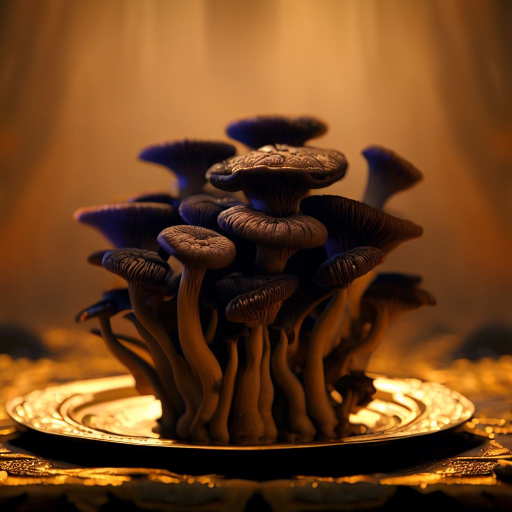
#> input picture 100Days/Day69/Images/thePlate.jpg, 1024 x 1024 px (shown at 1/2 size)
$ python MushroomMadness.py
#> lines starting #> are read from the running program, lines starting #| are printed output that depends on the picture
import random
import tkinter as tk
from PIL import Image, ImageTk

# initialize a window module
window = tk.Tk()
window.title("Mushroom Madness")
window.geometry("400x700")

# create a subroutine to resize the images
def resizeImage(imagePath):
#> called with imagePath = 'Images/thePlate.jpg'
  return ImageTk.PhotoImage(Image.open(imagePath).resize((250, 250)))

labelText = """You stand before a simple
plate of mushrooms in the forest.
How do you proceed?"""

# [12 lines left out: function restart, not called in this run]

# generate a narrative based on user choices
afterEat = """You decide they look too good to pass
up. You swipe a couple from the plate.
How will you eat them?"""

afterToss = """You've seen mushrooms before.
They don't look all that
interesting. Besides, they
could be deadly..."""

heroArc = """Several years pass by before
seeing a global catastrophe play
out on the evening news. Chaos
ensues but—wait... It looks like a
sentient mushroom superhero has
flown in with food, water, and
other vital supplies for those
displaced by the disaster. It
looks like you could have helped
save the world, if only you took
a chance."""

villainArc = """Several years pass by before
seeing a global catastrophe play
out on the evenings news. Chaos
ensues and—the screen cuts to
static... Suddenly, what looks
like a suit- and tie-wearing
sentient mushroom supervillain
has appeared on the screen making
unrealistic monetary demands upon the
whole world. It looks like you
could have prevented a new dark
age, if only you took a chance."""

paradiseArc = """The mushrooms tasted alright, nothing
amazing though. You relish new
experiences so you don't mind.
Slowly—but surely—a tickle starts
buzzing from the center of your
forehead that envelopes you with
every new breath. The world takes
on a new dimension of clarity and
vitality. Somehow, it feels more
real than real ever had been. Tears
of joy stream down your face as
frozen, dancing cottonballs caress
the universe from within you. "You"
washes away in an oceanic boundless
that is both infinitely exciting
and eternal. Everything has become
everything else, opened up to a
symbiotic masterpiece encapsulating
all of human artistry over the past
10,000 years within the span of a
single minute. This is paradise."""

prisonArc = """The mushrooms tasted really bad.
You regret eating them, but you
move on with your day. Slowly—but
surely—a deep anxiety creeps ever
forward until it barrels upon you
like a tidal wave. What was once a
normal day has been gripped by the
totalizing sense of impending doom.
The trees start to crack, break,
and bruise. The air wakes up again,
every moment more furious with you.
The animals cackle in a dancing
circle as they show you the way to
a meat grinder where you spend
eternity because you can no longer
decipher where "you" end and it
begins. This is hell. It must be."""

pastaArc = """You take the mushrooms back to
your place, dust them off, and
begin to compose the truest form
of culinary art that has ever
sprung forth. A deep, nuanced
symphony of savory, sweet, and
salty flavors kissed with rich
spice melt and miander on your
tasetbuds. What a brilliant
choice! You'll definitely be
going back for more mushrooms."""

poisonArc = """You take the mushrooms back to
your place, dust them off, and
throw them into a pan with butter
to be served on a rib-eye steak.
They're tasty, but nothing to write
home about. Several hours go by and
you start feeling sick—very sick.
You're stomach turns and your muscles
feeling like stone. You're heart
begins it's final dance, desparately
asking for the power it needs to
pump oxygen through your veins. But
it's all in vain. The poison spread
too far and your body has seized up
like an engine without oil. You
won't be going back for mushrooms."""

# [52 lines left out: function choices, not called in this run]

# add a canvas
canvas = tk.Canvas(window, width = 250, height = 250)
canvas.pack()

# add and resize the images
thePlate = resizeImage("Images/thePlate.jpg")
theReady = resizeImage("Images/theReady.jpg")
#> call 2 of resizeImage, with imagePath = 'Images/theReady.jpg'
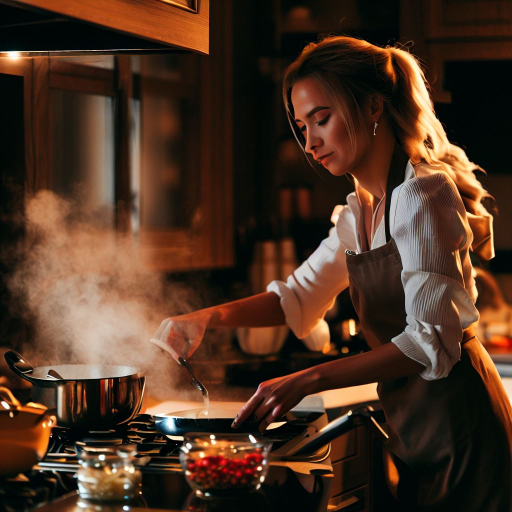
#> input picture 100Days/Day69/Images/theReady.jpg, 1024 x 1024 px (shown at 1/2 size)
theRough = resizeImage("Images/theRough.jpg")
#> call 3 of resizeImage, with imagePath = 'Images/theRough.jpg'
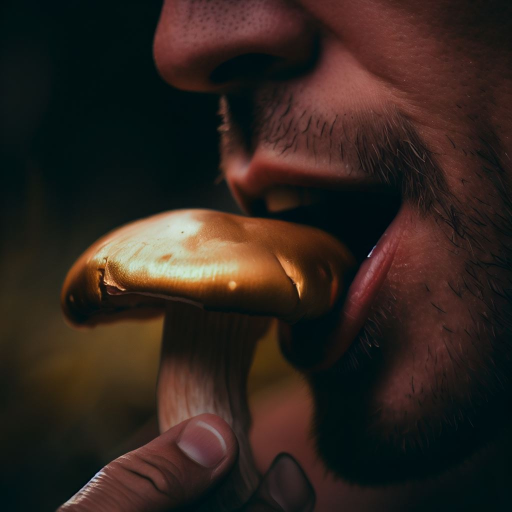
#> input picture 100Days/Day69/Images/theRough.jpg, 1024 x 1024 px (shown at 1/2 size)
theParadise = resizeImage("Images/theParadise.jpg")
#> call 4 of resizeImage, with imagePath = 'Images/theParadise.jpg'
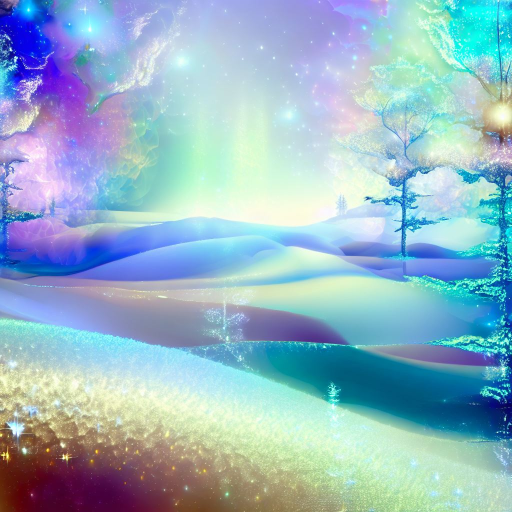
#> input picture 100Days/Day69/Images/theParadise.jpg, 1024 x 1024 px (shown at 1/2 size)
thePasta = resizeImage("Images/thePasta.jpg")
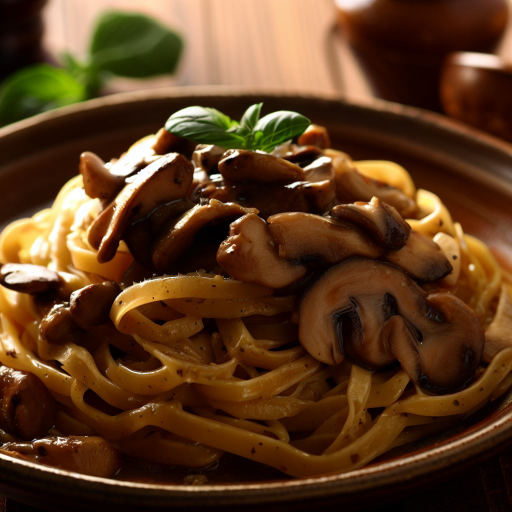
#> input picture 100Days/Day69/Images/thePasta.jpg, 1024 x 1024 px (shown at 1/2 size)
thePrison = resizeImage("Images/thePrison.jpg")
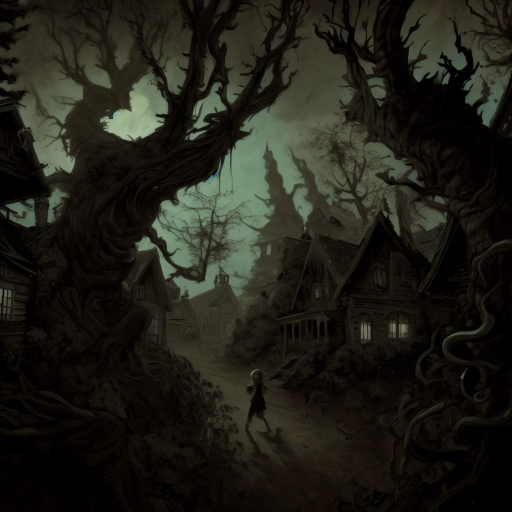
#> input picture 100Days/Day69/Images/thePrison.jpg, 1024 x 1024 px (shown at 1/2 size)
#> (the run stopped early here; a loop or call above may not have finished)
